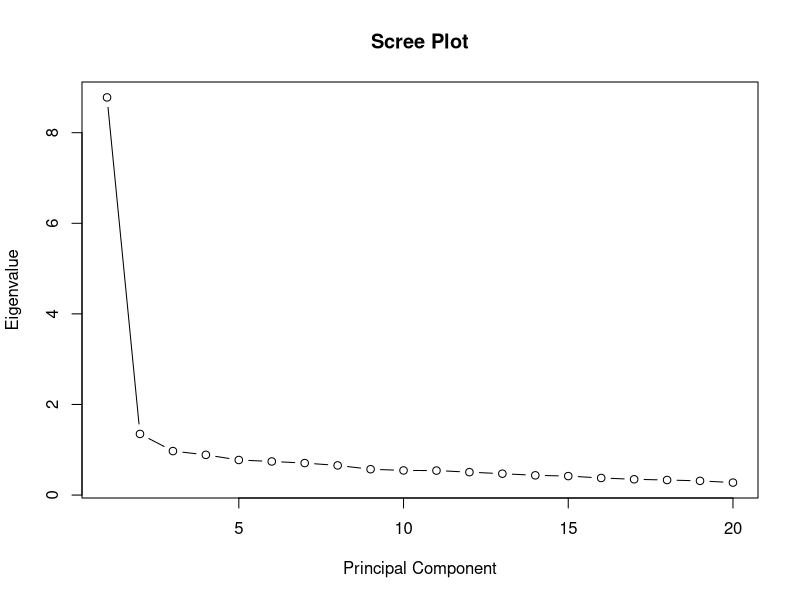
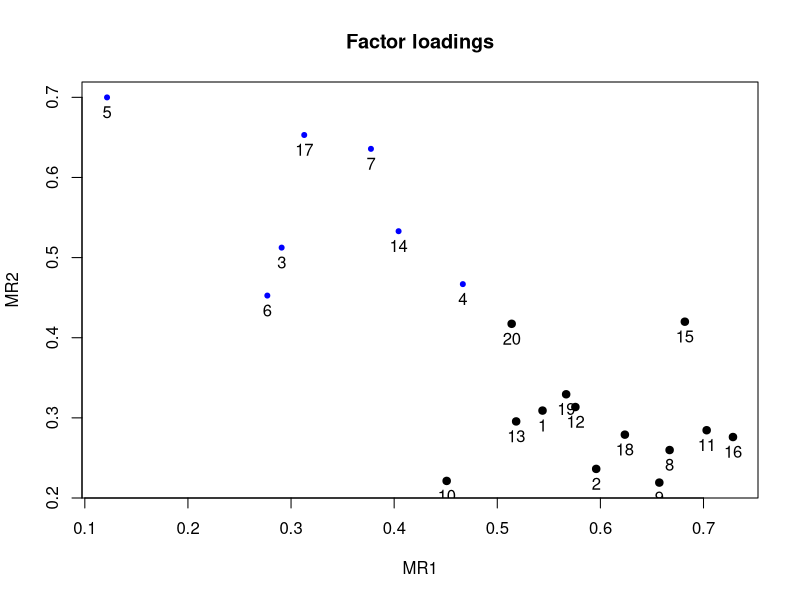
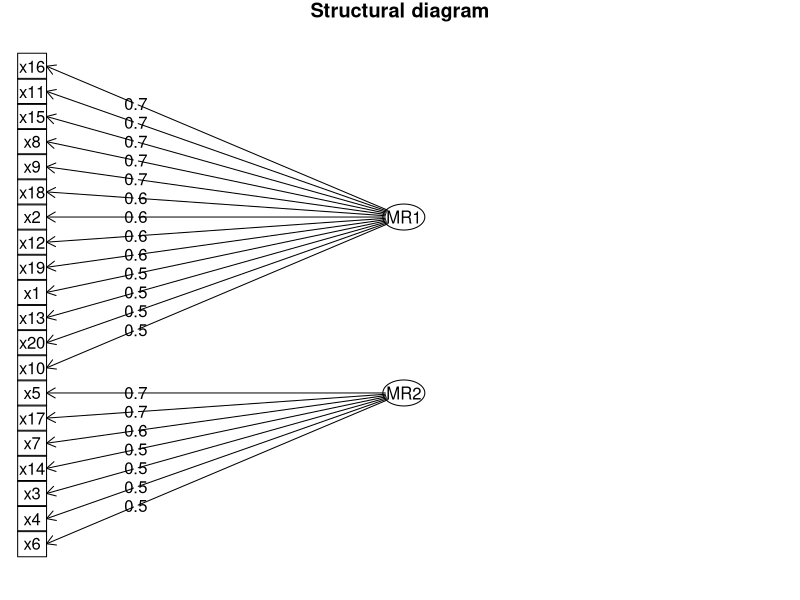

Source code (R) for these figures, in order:
## ---- chunk 1
#knitr::opts_chunk$set(echo = TRUE)
## ---- chunk 2
library(psych)

corr <-read.delim("data/screening.txt", header = TRUE, sep="",dec = ".", skipNul = FALSE)
corr <- subset(corr, select = -c(X_name_)) 

m <- matrix(NA,20,20)
m[lower.tri(m,diag=TRUE)] <- 1:10

makeSymm <- function(m) {
   m[upper.tri(m)] <- t(m)[upper.tri(m)]
   return(m)
}

corr <- makeSymm(corr)
## ---- chunk 3
# Perform Kaiser's MSA to evaluate appropriateness of data
KMO(corr)
# Kaiser MSA = 0.95 > 0.8 --> appropriate data
## ---- chunk 4
# Define the amount of factors
eval <- eigen(corr)$values
plot(eval, xlab = "Principal Component", ylab = "Eigenvalue",
     type = "b", main = "Scree Plot")
# Choose 2 factors

# CHECK USING HORNS

# Perform Factor Analysis
fa.out <- fa(r = corr, nfactors = 2, rotate = "varimax")
fa.out

## ---- chunk 5
# Plot of factor loadings
plot(fa.out, title = "Factor loadings")
## ---- chunk 6
# Structural diagram
fa.diagram(fa.out, main = "Structural diagram")
